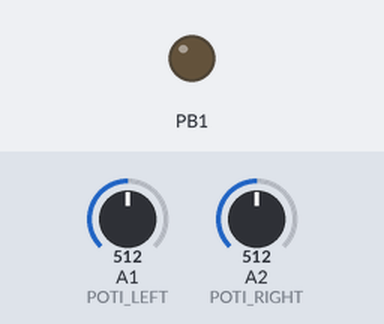
The sketch below on a simulated ATtiny85, built with avr-gcc and run on an emulated ATtiny85. On the bench: output pins drawn as LEDs (lit = HIGH). The test bench sets the inputs (shaded band); at power-on: A1 (POTI_LEFT) = 512, A2 (POTI_RIGHT) = 512.

Above: at 0.1 s.
At 2.2 s:
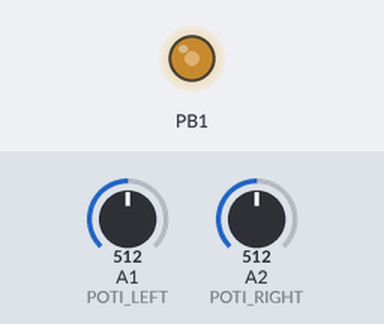
2.3 s: A1 (POTI_LEFT) set to 491
Timing chart, 0 to 3.1 s (numbered marks = the images above; inputs shaded):
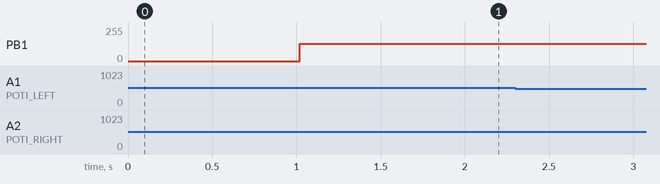

The sketch:

_006_NeoSoundPittix.ino
```cpp
#include "neoSoundPittix.h";

void setup()
{
  beginNeoPittix ();
  setFrequency(440);
  delay(1000);
}

#define POTI_LEFT      A1
#define POTI_RIGHT     A2

void loop()
{
  setFrequency( analogRead(POTI_RIGHT)*5 );
  setWaveform ( analogRead(POTI_LEFT)/100);
  delay(500);

  setFrequency(0); // off
  delay(500);

}
```

integer_sin.c
```cpp
#include "integer_sin.h"


const int8_t PROGMEM  sintab[] = {
  0 , 3 , 6 , 9 , 12 , 15 , 18 , 21 , 24 , 27 , 30 , 33 , 36 , 39 , 42 , 45 , 48 , 51 , 54 , 57 , 59 , 62 , 65 , 67 , 70 , 73 , 75 , 78 , 80 , 82 , 85 , 87 ,
  89 , 91 , 94 , 96 , 98 , 100 , 102 , 103 , 105 , 107 , 108 , 110 , 112 , 113 , 114 , 116 , 117 , 118 , 119 , 120 , 121 , 122 , 123 , 123 , 124 , 125 , 125 , 126 , 126 , 126 , 126 , 126 ,
  127 , 126 , 126 , 126 , 126 , 126 , 125 , 125 , 124 , 123 , 123 , 122 , 121 , 120 , 119 , 118 , 117 , 116 , 114 , 113 , 112 , 110 , 108 , 107 , 105 , 103 , 102 , 100 , 98 , 96 , 94 , 91 ,
  89 , 87 , 85 , 82 , 80 , 78 , 75 , 73 , 70 , 67 , 65 , 62 , 59 , 57 , 54 , 51 , 48 , 45 , 42 , 39 , 36 , 33 , 30 , 27 , 24 , 21 , 18 , 15 , 12 , 9 , 6 , 3 ,
  0 , -3 , -6 , -9 , -12 , -15 , -18 , -21 , -24 , -27 , -30 , -33 , -36 , -39 , -42 , -45 , -48 , -51 , -54 , -57 , -59 , -62 , -65 , -67 , -70 , -73 , -75 , -78 , -80 , -82 , -85 , -87 ,
  -89 , -91 , -94 , -96 , -98 , -100 , -102 , -103 , -105 , -107 , -108 , -110 , -112 , -113 , -114 , -116 , -117 , -118 , -119 , -120 , -121 , -122 , -123 , -123 , -124 , -125 , -125 , -126 , -126 , -126 , -126 , -126 ,
  -127 , -126 , -126 , -126 , -126 , -126 , -125 , -125 , -124 , -123 , -123 , -122 , -121 , -120 , -119 , -118 , -117 , -116 , -114 , -113 , -112 , -110 , -108 , -107 , -105 , -103 , -102 , -100 , -98 , -96 , -94 , -91 ,
  -89 , -87 , -85 , -82 , -80 , -78 , -75 , -73 , -70 , -67 , -65 , -62 , -59 , -57 , -54 , -51 , -48 , -45 , -42 , -39 , -36 , -33 , -30 , -27 , -24 , -21 , -18 , -15 , -12 , -9 , -6 , -3
};

int8_t sin_int8(uint8_t index)
{
  return pgm_read_byte( &sintab[index] );
}
```

integer_sin.h
```cpp
#ifdef __cplusplus
extern "C"
{
#endif

#ifndef __INTEGER_SIN__
  #define __INTEGER_SIN__

  #include "stdint.h"
  #include <stdint.h>
  #include <avr/pgmspace.h>

  extern const int8_t PROGMEM  sintab[];
  int8_t sin_int8(uint8_t index);

  #endif // __INTEGER_SIN__

#ifdef __cplusplus
}
#endif
```

neoSoundPittix.c
```cpp
/*************************************************************************************

  Attiny SoundPitix-VCO

  Basic sound generator for building modular mixed analog/digital
  synthesizers.

  This was originally made for the chTinySizer an little mixed analog/digital
  synthesizer with 4 ATTINY13 an one Atmega168.

  Today ( 2017 ) the sound could be improved alot by new software techncs.
  Therefore this is a more ore less historic ( 10 years ) version.


*************************************************************************************/

/*************************************************************************************

  Hardware Platform: Attiny85

                                      ATTINY85 Pins
                                      =============

                                             _______
                                            |   U   |
  DEBUGLED / SYNC-OUT             reset/PB5-|       |- VCC
  soundprog / buttons ->  D3/A3         PB3-| ATTINY|- PB2    D2/A1  <- POTI1 / CV-IN
  POTI2 / SYNC-IN ->      D4/A2         PB4-|   85  |- PB1    D1     -> PWM SOUND
                                        GND-|       |- PB0    D0     -> NEOPIXELS
                                            |_______|


*************************************************************************************/

/*************************************************************************************
  This program is free software: you can redistribute it and/or modify
  it under the terms of the GNU General Public License as published by
  the Free Software Foundation, either version 3 of the License, or
  (at your option) any later version.

  This program is distributed in the hope that it will be useful,
  but WITHOUT ANY WARRANTY; without even the implied warranty of
  MERCHANTABILITY or FITNESS FOR A PARTICULAR PURPOSE. See the
  GNU General Public License for more details.

  You should have received a copy of the GNU General Public License
  along with this program. If not, see <http://www.gnu.org/licenses/>.


  11.09.2007  chris, version 1.5    for ATTINY13
  13.08.2014  chris, version 1.5.1  copyright message added, code cleaned
  17.02.2017  chris, version 2.0    code reworked vor Attiny85, sound out PB1
  04.03.2017  chris, version 2.1    code encapsulated in separate file

  C. -H-A-B-E-R-E-R- alias chris

  Please maintain the list of authors.

*************************************************************************************/

#include <stdint.h>
#include "integer_sin.h"
#include "neoSoundPittix.h"
#include <avr/io.h>
#include <avr/interrupt.h>

#define F_CPU 16000000L

volatile uint16_t Freq_coefficient = 1;
volatile uint8_t  Amplitude = 255;
volatile uint8_t wavetype = SINUS;
volatile uint8_t RectanglePwmValue = 40;


void beginNeoPittix ()
{

  cli();

  // Set up Timer/Counter1 31250Hz
  TCCR1 &= ~(7 << CS10); // make sure bits are empty
  TCCR1 |= 1 << CS11;    // set prescaler

  // pulse width modulator A enable
  TCCR1 &= ~(1 << COM1A0);       // make sure register is empty
  TCCR1 |=   1 << COM1A1 ;       // PWM mode: clear the OC1A output line on compare match

  //TCCR1 |= 1 << CS12 | 1 << CS10;    // set prescaler
  //PLLCSR &=~ 1<<PCKE; // slow clock

  TCCR1 |= 1 << PWM1A;

  TIMSK |= 1 << OCIE1A;          // Enable compare match interrupt for timer 1

  OCR1A = 128;                   // initialize PWM to 50% mean value

  DDRB |= 1 << PB1; // PWM pin as output

  sei();
}
/*
  // sampling frequency
  #define FS (37500/2) // @FCPU=9.6Mhz

  uint16_t freq_const = 440 * 65536 / FS;
*/
void setFrequency(uint16_t frequency_Hz)
{
  uint16_t temp = (uint32_t) F_CPU / 256 * frequency_Hz / 256 / 64;
  cli();
  Freq_coefficient = temp;
  sei();
}

void setAmplitude(uint8_t amp)
{
  Amplitude = amp;
}

void setWaveform(uint8_t waveType)
{
  wavetype = waveType;
}
void setWaveformFine(uint8_t wert)
{
  uint8_t wave;

  if (wert <= 60) {
    wave = NOISE;
  }
  if (wert > 60 && wert <= 188)
  {
    wave = RECTANGLE;
    RectanglePwmValue = ((wert - 60) > 1);
  }
  if (wert > 188) wave = SAWTOOTH;
  if (wert > 200) wave = TRIANGLE;
  if (wert > 220) wave = SINUS;

  wavetype = wave;
}

void setPwmValue(uint8_t value)
{
  RectanglePwmValue = -value;
}

SIGNAL(TIMER1_COMPA_vect)
{
  static uint8_t x;
  static uint16_t phase1, oldphase;
  static int8_t k, flag = 0;
  static int16_t temp, temp2;
  static uint16_t noise = 0xAA;

  if (flag)
  {
    //Phase VCO
    oldphase = phase1;
    phase1 = phase1 + Freq_coefficient;

    if (wavetype == SINUS)
    {
      temp  = (int8_t)  sin_int8( phase1 >> 8 )  ;
    }
    if (wavetype == TRIANGLE)
    {
      x = phase1 >> 8;
      if (x & 0x80) temp = (x ^ 0xFF);
      else temp = x;
      temp = (temp << 1) - 128;
    }

    if (wavetype == RECTANGLE)
    {
      x = phase1 >> 8;
      if (x > RectanglePwmValue)
      {
        temp = 127;
      }
      else temp = -127;
    }
    if (wavetype == SAWTOOTH)
    {
      temp = (phase1 >> 8) - 128;
    }
    if (wavetype == NOISE)
    {
      temp = noise;
      noise = noise << 1;
      temp ^= noise;
      if ( ( temp & 0x4000 ) == 0x4000 )noise |= 1;

      if ((oldphase ^ phase1) & 0x4000)
      {
        temp2 = (noise >> 6) & 0xFF;
      }
      temp = temp2;
    }
  }
  else
  {
    temp = (temp * Amplitude);

    OCR1A = (temp >> 8) + 128;

  }
  flag ^= 0x01;
}
```

neoSoundPittix.h
```cpp
#ifdef __cplusplus
extern "C"
{
#endif

#ifndef __NEO_SOUND_PITTIX__
  #define __NEO_SOUND_PITTIX__

  #define SINUS 0
  #define TRIANGLE 1
  #define SAWTOOTH 2
  #define RECTANGLE 3
  #define NOISE 4

  void beginNeoPittix ();
  void setFrequency(uint16_t frequency_Hz);
  void setAmplitude(uint8_t amp);
  void setWaveform(uint8_t waveType);
  void setWaveformFine(uint8_t wert);

  #endif // __NEO_SOUND_PITTIX__

#ifdef __cplusplus
}
#endif
```
